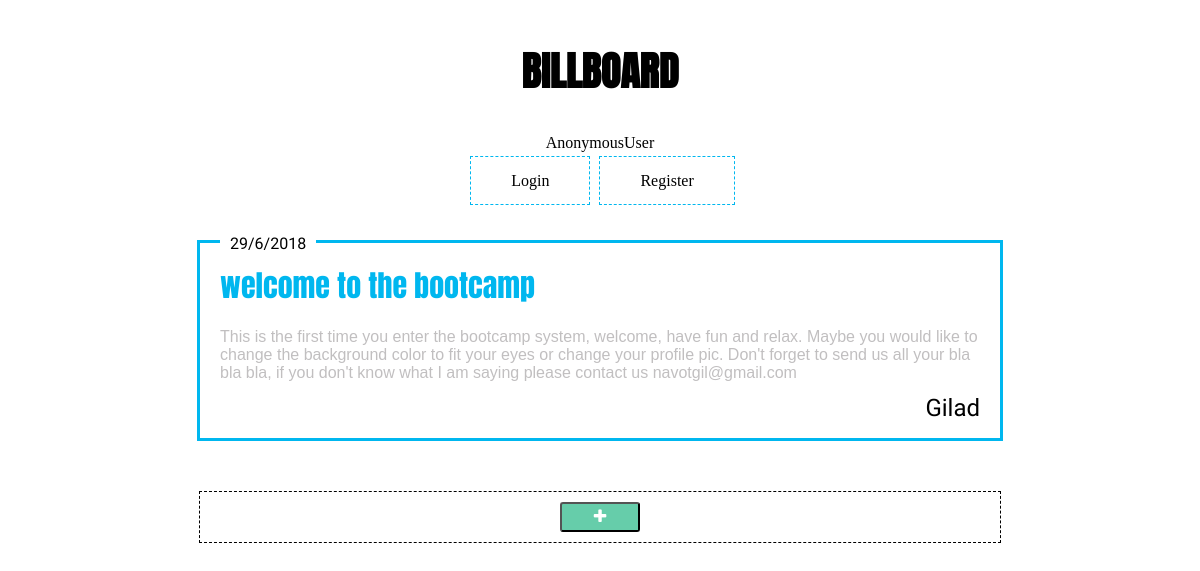
/posts/, run on the app's committed database.
### posts/models.py (models this page shows, shortened)
class Post(models.Model):
    date = models.DateTimeField('Date Created', auto_now_add=True)
    title = models.CharField('Title', max_length=75)
    body = models.TextField('Body', )
    author = models.CharField('Author', max_length=40)

### posts/views.py (the view)
# urls.py: url(r'^posts/', include('posts.urls')),
@csrf_protect
def posts(request):
    posts = Post.objects.all()
    date = timezone.now()
    if request.method == 'POST':
        post = PostForm(request.POST)
        if post.is_valid():
            Post.objects.create(**post.cleaned_data)
        return redirect('/posts/')
    else:
        post = PostForm()
    context = {
        'post': post,
        'posts': posts,
        'date': date
    }
    return render(request, 'billboard/posts.html', context)

### posts/templates/billboard/posts.html (shortened to what this page needs)
{% extends 'billboard/base.html' %}
{% block content %}
<div id="posts-container">
  {% if posts %}
  {% for post in posts %}
  <div class="post">
      <span class="post-date">{{post.date.day}}/{{post.date.month}}/{{post.date.year}}</span>
      <div class="post-content">
        <p class="post-title">{{post.title}}</p>
        <p class="post-body">{{post.body}}</p>
        <span class="post-author">{{post.author}}</span>
    </div>
  </div>
  {% endfor %}
  {% else %}
  <div id="noPostsMessage">
    <p>No messages...</p>
    <p id="bottomMessage">Click the '+' button to add a new message</p>
  </div>
  {% endif %}
</div>
<div id="showNewPostForm" class="buttonsArea">
  <button class="btn green-btn" id="showNewPostFormBtn" type="button" name="button"><i class="fa fa-plus" id="plus"></i></button>
</div>
{% endblock %}

### posts/static/css/posts.css (style rules this page uses)
.post { position: relative; margin: 50px auto; border: 3px solid #00b7ef; max-width: 800px; }
.post-content { margin: 0 20px; position: relative; }
.post-date { font-family: 'Poiret One', cursive; font-size: 16px; color: black; background-color: white; position: absolute; top: 0px; transform: translateY(-50%); padding: 0 10px; margin: 0 20px; }
.post-title { font-size: 30px; font-family: 'Anton', sans-serif; color: #00b7ef; margin: 20px 0; }
.post-body { font-family: 'Arial'; font-size: 16px; color: #c1bfc0; padding-bottom: 40px; }
.post-author { font-family: 'Pinyon Script', cursive; font-size: 24px; color: black; position: absolute; bottom: 0; right: 0; }
.buttonsArea { max-width: 800px; border: 1px dashed black; margin: auto; display: flex; justify-content: center; }
.btn { font-size: 16px; color: white; border-radius: 3px; height: 30px; width: 80px; cursor: pointer; margin: 10px 1px; }
#showNewPostFormBtn { transition: font-size 2s ease; }
.green-btn { background-color: #66CDAA; order: 1; }

### data on the page
Post: date.day "29", date.month "6", date.year "2018", title "welcome to the bootcamp", body "This is the first time you enter the bootcamp system, welcome, have fun and relax. Maybe you would like to change the background color to fit your eyes or change your profile pic. Don't forget to send us all your bla bla bla, if you don't know what I am saying please contact us navotgil@gmail.com", author "Gilad"

### other printed values
{{ user }} "AnonymousUser"
